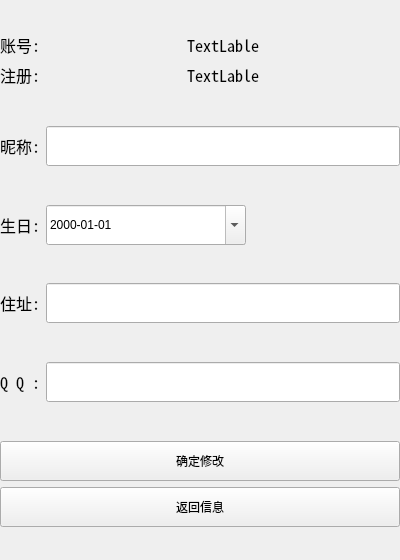
<?xml version="1.0" encoding="UTF-8"?>
<ui version="4.0">
 <class>VXchangedetail</class>
 <widget class="QWidget" name="VXchangedetail">
  <property name="geometry">
   <rect>
    <x>0</x>
    <y>0</y>
    <width>400</width>
    <height>560</height>
   </rect>
  </property>
  <property name="minimumSize">
   <size>
    <width>400</width>
    <height>560</height>
   </size>
  </property>
  <property name="maximumSize">
   <size>
    <width>400</width>
    <height>560</height>
   </size>
  </property>
  <property name="windowTitle">
   <string>Form</string>
  </property>
  <widget class="QWidget" name="widget" native="true">
   <property name="geometry">
    <rect>
     <x>0</x>
     <y>0</y>
     <width>400</width>
     <height>560</height>
    </rect>
   </property>
   <property name="minimumSize">
    <size>
     <width>400</width>
     <height>560</height>
    </size>
   </property>
   <property name="maximumSize">
    <size>
     <width>400</width>
     <height>560</height>
    </size>
   </property>
   <layout class="QVBoxLayout" name="verticalLayout">
    <item>
     <spacer name="verticalSpacer_5">
      <property name="orientation">
       <enum>Qt::Vertical</enum>
      </property>
      <property name="sizeHint" stdset="0">
       <size>
        <width>20</width>
        <height>40</height>
       </size>
      </property>
     </spacer>
    </item>
    <item>
     <layout class="QHBoxLayout" name="horizontalLayout_5">
      <item>
       <widget class="QLabel" name="label">
        <property name="font">
         <font>
          <family>Noto Sans Mono CJK SC</family>
          <pointsize>12</pointsize>
         </font>
        </property>
        <property name="text">
         <string>账号:</string>
        </property>
       </widget>
      </item>
      <item>
       <spacer name="horizontalSpacer">
        <property name="orientation">
         <enum>Qt::Horizontal</enum>
        </property>
        <property name="sizeHint" stdset="0">
         <size>
          <width>40</width>
          <height>20</height>
         </size>
        </property>
       </spacer>
      </item>
      <item>
       <widget class="QLabel" name="idLab">
        <property name="font">
         <font>
          <family>Noto Sans Mono CJK SC</family>
          <pointsize>12</pointsize>
         </font>
        </property>
        <property name="text">
         <string>TextLable</string>
        </property>
       </widget>
      </item>
      <item>
       <spacer name="horizontalSpacer_2">
        <property name="orientation">
         <enum>Qt::Horizontal</enum>
        </property>
        <property name="sizeHint" stdset="0">
         <size>
          <width>40</width>
          <height>20</height>
         </size>
        </property>
       </spacer>
      </item>
     </layout>
    </item>
    <item>
     <layout class="QHBoxLayout" name="horizontalLayout">
      <item>
       <widget class="QLabel" name="label_5">
        <property name="font">
         <font>
          <family>Noto Sans Mono CJK SC</family>
          <pointsize>12</pointsize>
         </font>
        </property>
        <property name="text">
         <string>注册:</string>
        </property>
       </widget>
      </item>
      <item>
       <spacer name="horizontalSpacer_3">
        <property name="orientation">
         <enum>Qt::Horizontal</enum>
        </property>
        <property name="sizeHint" stdset="0">
         <size>
          <width>40</width>
          <height>20</height>
         </size>
        </property>
       </spacer>
      </item>
      <item>
       <widget class="QLabel" name="regLab">
        <property name="font">
         <font>
          <family>Noto Sans Mono CJK SC</family>
          <pointsize>12</pointsize>
         </font>
        </property>
        <property name="text">
         <string>TextLable</string>
        </property>
       </widget>
      </item>
      <item>
       <spacer name="horizontalSpacer_4">
        <property name="orientation">
         <enum>Qt::Horizontal</enum>
        </property>
        <property name="sizeHint" stdset="0">
         <size>
          <width>40</width>
          <height>20</height>
         </size>
        </property>
       </spacer>
      </item>
     </layout>
    </item>
    <item>
     <spacer name="verticalSpacer">
      <property name="orientation">
       <enum>Qt::Vertical</enum>
      </property>
      <property name="sizeHint" stdset="0">
       <size>
        <width>20</width>
        <height>40</height>
       </size>
      </property>
     </spacer>
    </item>
    <item>
     <layout class="QHBoxLayout" name="horizontalLayout_4">
      <item>
       <widget class="QLabel" name="label_2">
        <property name="font">
         <font>
          <family>Noto Sans Mono CJK SC</family>
          <pointsize>12</pointsize>
         </font>
        </property>
        <property name="text">
         <string>昵称:</string>
        </property>
       </widget>
      </item>
      <item>
       <widget class="QLineEdit" name="nameLdt">
        <property name="minimumSize">
         <size>
          <width>0</width>
          <height>40</height>
         </size>
        </property>
       </widget>
      </item>
     </layout>
    </item>
    <item>
     <spacer name="verticalSpacer_2">
      <property name="orientation">
       <enum>Qt::Vertical</enum>
      </property>
      <property name="sizeHint" stdset="0">
       <size>
        <width>20</width>
        <height>40</height>
       </size>
      </property>
     </spacer>
    </item>
    <item>
     <layout class="QHBoxLayout" name="horizontalLayout_3">
      <item>
       <widget class="QLabel" name="label_3">
        <property name="font">
         <font>
          <family>Noto Sans Mono CJK SC</family>
          <pointsize>12</pointsize>
         </font>
        </property>
        <property name="text">
         <string>生日:</string>
        </property>
       </widget>
      </item>
      <item>
       <widget class="QDateEdit" name="dateEdit">
        <property name="minimumSize">
         <size>
          <width>200</width>
          <height>40</height>
         </size>
        </property>
        <property name="maximumTime">
         <time>
          <hour>23</hour>
          <minute>59</minute>
          <second>59</second>
         </time>
        </property>
        <property name="displayFormat">
         <string>yyyy-MM-dd</string>
        </property>
        <property name="calendarPopup">
         <bool>true</bool>
        </property>
       </widget>
      </item>
      <item>
       <spacer name="horizontalSpacer_5">
        <property name="orientation">
         <enum>Qt::Horizontal</enum>
        </property>
        <property name="sizeHint" stdset="0">
         <size>
          <width>40</width>
          <height>20</height>
         </size>
        </property>
       </spacer>
      </item>
     </layout>
    </item>
    <item>
     <spacer name="verticalSpacer_3">
      <property name="orientation">
       <enum>Qt::Vertical</enum>
      </property>
      <property name="sizeHint" stdset="0">
       <size>
        <width>20</width>
        <height>40</height>
       </size>
      </property>
     </spacer>
    </item>
    <item>
     <layout class="QHBoxLayout" name="horizontalLayout_2">
      <item>
       <widget class="QLabel" name="label_4">
        <property name="font">
         <font>
          <family>Noto Sans Mono CJK SC</family>
          <pointsize>12</pointsize>
         </font>
        </property>
        <property name="text">
         <string>住址:</string>
        </property>
       </widget>
      </item>
      <item>
       <widget class="QLineEdit" name="LocaLdt">
        <property name="minimumSize">
         <size>
          <width>0</width>
          <height>40</height>
         </size>
        </property>
       </widget>
      </item>
     </layout>
    </item>
    <item>
     <spacer name="verticalSpacer_4">
      <property name="orientation">
       <enum>Qt::Vertical</enum>
      </property>
      <property name="sizeHint" stdset="0">
       <size>
        <width>20</width>
        <height>40</height>
       </size>
      </property>
     </spacer>
    </item>
    <item>
     <layout class="QHBoxLayout" name="horizontalLayout_6">
      <item>
       <widget class="QLabel" name="label_6">
        <property name="font">
         <font>
          <family>Noto Sans Mono CJK SC</family>
          <pointsize>12</pointsize>
         </font>
        </property>
        <property name="text">
         <string>Q Q :</string>
        </property>
       </widget>
      </item>
      <item>
       <widget class="QLineEdit" name="qqLdt">
        <property name="minimumSize">
         <size>
          <width>0</width>
          <height>40</height>
         </size>
        </property>
       </widget>
      </item>
     </layout>
    </item>
    <item>
     <spacer name="verticalSpacer_7">
      <property name="orientation">
       <enum>Qt::Vertical</enum>
      </property>
      <property name="sizeHint" stdset="0">
       <size>
        <width>20</width>
        <height>40</height>
       </size>
      </property>
     </spacer>
    </item>
    <item>
     <widget class="QPushButton" name="confrimBtm">
      <property name="minimumSize">
       <size>
        <width>0</width>
        <height>40</height>
       </size>
      </property>
      <property name="text">
       <string>确定修改</string>
      </property>
     </widget>
    </item>
    <item>
     <widget class="QPushButton" name="exitBtm">
      <property name="minimumSize">
       <size>
        <width>0</width>
        <height>40</height>
       </size>
      </property>
      <property name="text">
       <string>返回信息</string>
      </property>
     </widget>
    </item>
    <item>
     <spacer name="verticalSpacer_6">
      <property name="orientation">
       <enum>Qt::Vertical</enum>
      </property>
      <property name="sizeHint" stdset="0">
       <size>
        <width>20</width>
        <height>40</height>
       </size>
      </property>
     </spacer>
    </item>
   </layout>
  </widget>
 </widget>
 <resources/>
 <connections/>
</ui>
